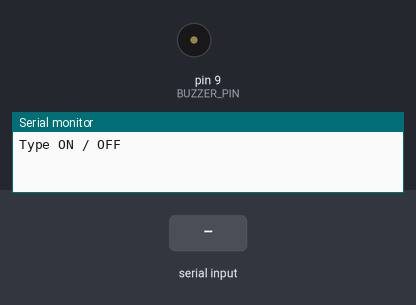
A program run on a simulated Arduino Uno, built with avr-gcc and run on an emulated ATmega328P. Parts: buzzer (waves = sounding), the last lines printed to the serial monitor. The inputs (shaded band) are chosen by the test bench.

Above: at 1.2 s.
1.3 s: "ON\n" received over Serial
At 2.3 s:
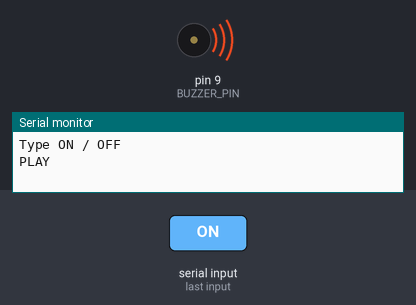
4.3 s: "OFF\n" received over Serial
Timing chart, 0 to 7.3 s (numbered marks = the images above; inputs shaded):
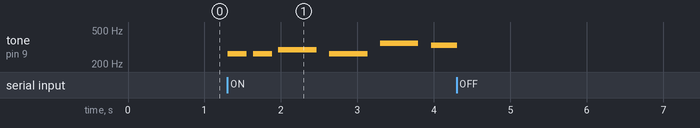

Measured:
- after the input at 1.3 s, tone on pin 9 (BUZZER_PIN): plays 262 Hz for 0.25 s, 262 Hz for 0.25 s, 294 Hz for 0.50 s, 262 Hz for 0.50 s, 349 Hz for 0.50 s, 330 Hz for 0.33 s, starting at once

The program:

main.cpp
```cpp
#include <Arduino.h>

#define BUZZER_PIN 9
// tần số mỗi note
const uint16_t melody[] = {
  262,262,294,262,349,330,
  262,262,294,262,392,349,
  262,262,523,440,349,330,294,
  466,466,440,349,392,349
};
// thời gian mỗi note
const uint16_t durMs[] = {
  250,250,500,500,500,1000,
  250,250,500,500,500,1000,
  250,250,500,500,500,500,1000,
  250,250,500,500,500,1000
};
const size_t N = sizeof(melody)/sizeof(melody[0]);// đếm số phần tử aray melody

bool playing = false,//đang phát ko?
inGap = false;// khoảng nghỉ
size_t idx = 0;// index: đang note thứ mấy
unsigned long tNext = 0;// mốc time chuyển tt
const uint8_t GAP_DIV = 3;// độ dài nghỉ = dur/3

char buf[12]; uint8_t blen = 0;

void startSong(){ playing=true; idx=0; inGap=false; tNext=0;  }
void stopSong(){  playing=false; noTone(BUZZER_PIN);  }
// hàm xử lí cmd, viết thường hay viết hoa đều được
void handleCmd(const char* s){
  String S = String(s); S.trim(); S.toUpperCase();
  if (S=="ON")  { startSong(); Serial.println("PLAY"); }
  else if (S=="OFF"){ stopSong(); Serial.println("STOP"); }
  else if (S.length()) Serial.println("Invalid (ON/OFF)");
}

void setup() {
  pinMode(BUZZER_PIN, OUTPUT);
  Serial.begin(9600);
  Serial.println("Type ON / OFF");
}

void loop() {
  // xử lí chuỗi
  while (Serial.available()) {
    char c = Serial.read();
    if (c=='\r' || c=='\n') {
      if (blen) { buf[blen]='\0'; handleCmd(buf); blen=0; }
      // nuốt ký tự đôi CR+LF nếu có
    } else if (blen < sizeof(buf)-1) {
      buf[blen++] = c;
    }
  }

  // Phát nhạc
  if (!playing) return;// return ngay khi nhận lệnh off
  unsigned long now = millis();// đồng hồ hiện tại

  if (tNext==0) {                   // bắt đầu nốt
    tone(BUZZER_PIN, melody[idx]);// phát nốt ở mảng thứ i
    tNext = now + durMs[idx];// hẹn giờ kết thúc nôte
    inGap = false;
  } else if (now >= tNext) {
    if (!inGap) {                   // chuyển sang nghỉ
      noTone(BUZZER_PIN);
      unsigned long gap = durMs[idx]/GAP_DIV; if (gap<10) gap=10;
      tNext = now + gap; inGap = true;
    } else {                        // sang nốt kế
      idx++;
      if (idx>=N) { stopSong(); return; }
      tone(BUZZER_PIN, melody[idx]);
      tNext = now + durMs[idx]; inGap = false;
    }
  }
}
```
